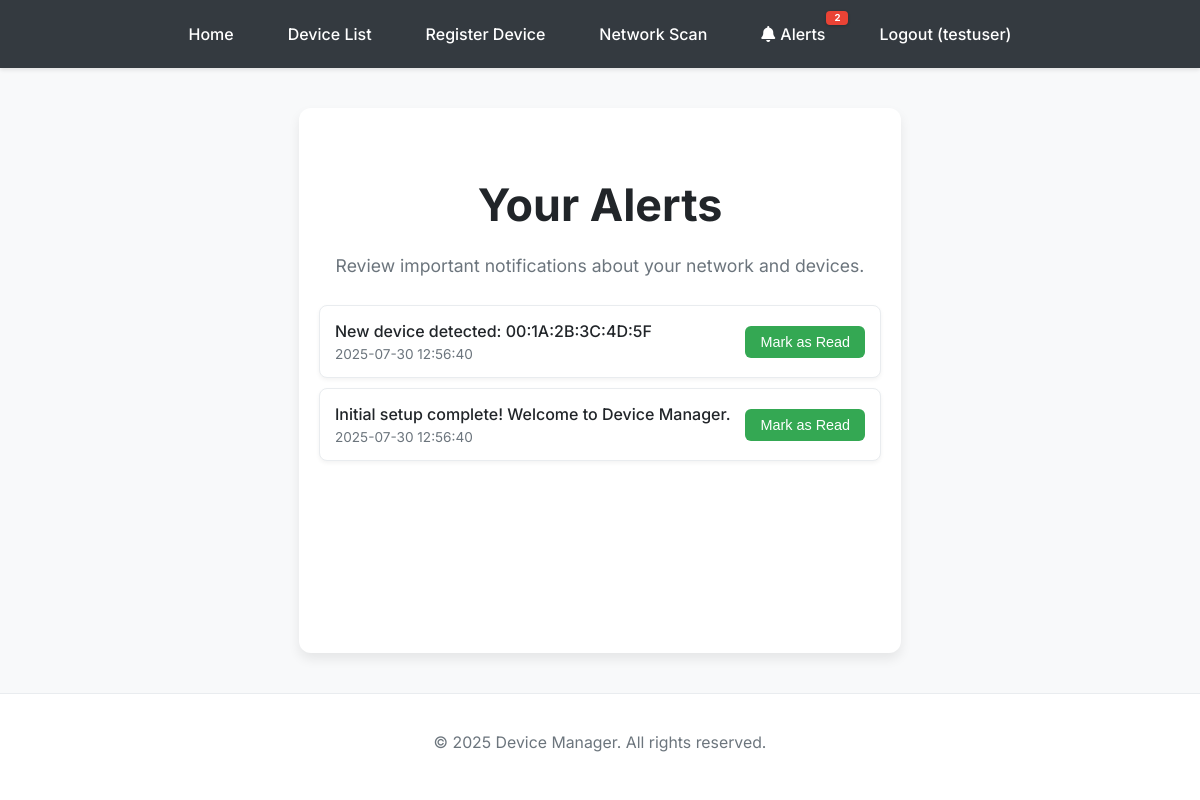
The app's page /alerts (signed in), older data.
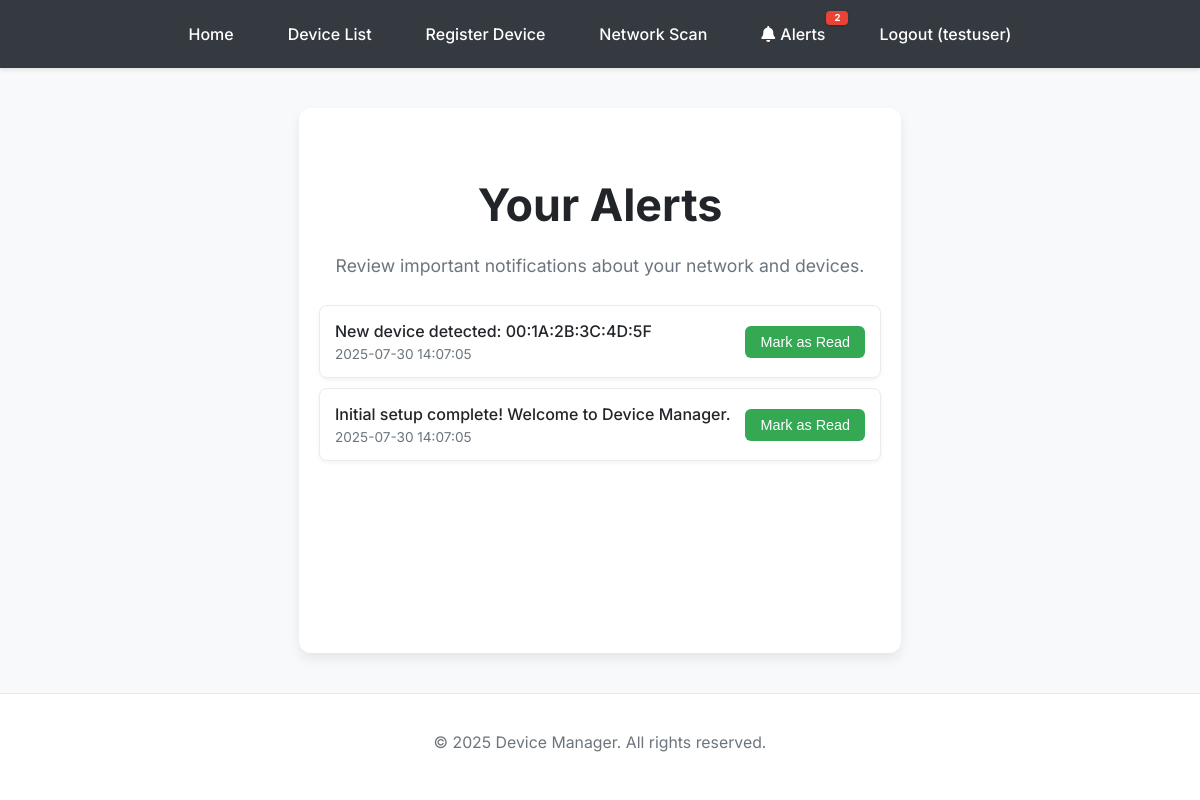
The same page, newer data.
### app.py (models this page shows, shortened)
class Alert(db.Model):
    id = db.Column(db.Integer, primary_key=True)
    user_id = db.Column(db.Integer, db.ForeignKey('user.id'), nullable=False)
    message = db.Column(db.String(255), nullable=False)
    timestamp = db.Column(db.DateTime, default=datetime.now, nullable=False)
    is_read = db.Column(db.Boolean, default=False)

### app.py (the view)
@app.route('/alerts')
@login_required
def alerts_page():
    all_alerts = Alert.query.filter_by(user_id=current_user.id).order_by(Alert.timestamp.desc()).all()
    return render_template('alerts.html', alerts=all_alerts)

### app.py (called while the page is built)
@login_manager.user_loader
def load_user(user_id):
    return User.query.get(int(user_id))

@app.context_processor
def inject_unread_alerts_count():
    if current_user.is_authenticated:
        unread_count = Alert.query.filter_by(user_id=current_user.id, is_read=False).count()
        return dict(unread_alerts_count=unread_count)
    return dict(unread_alerts_count=0)

### templates/alerts.html (shortened to what this page needs)
<!DOCTYPE html>
<html>
<head>
</head>
<body>
    {% include 'base_navbar.html' %}
    <div class="container">
        <h1>Your Alerts</h1>
        <p>Review important notifications about your network and devices.</p>
        {% if alerts %}
            <ul class="alerts-list">
                {% for alert in alerts %}
                    <li class="{% if alert.is_read %}read{% endif %}">
                        <div class="alert-content">
                            <div class="alert-message">{{ alert.message }}</div>
                            <div class="alert-timestamp">{{ alert.timestamp.strftime('%Y-%m-%d %H:%M:%S') }}</div>
                        </div>
                        {% if not alert.is_read %}
                            <form action="{{ url_for('mark_alert_read', alert_id=alert.id) }}" method="post" style="margin-left: 15px;">
                                <button type="submit" class="mark-read-button">Mark as Read</button>
                            </form>
                        {% endif %}
                    </li>
                {% endfor %}
            </ul>
        {% else %}
            <p class="no-alerts">You have no alerts at this time.</p>
        {% endif %}
    </div>
    <footer>
        <p>&copy; 2025 Device Manager. All rights reserved.</p>
    </footer>
</body>
</html>

Row changes from the older to the newer data that the page shows:
changed Alert "New device detected: 00:1A:2B:3C:4D:5F": timestamp "2025-07-30 12:56:40" → "2025-07-30 14:07:05"
changed Alert "Initial setup complete! Welcome to Device Manager.": timestamp "2025-07-30 12:56:40" → "2025-07-30 14:07:05"
